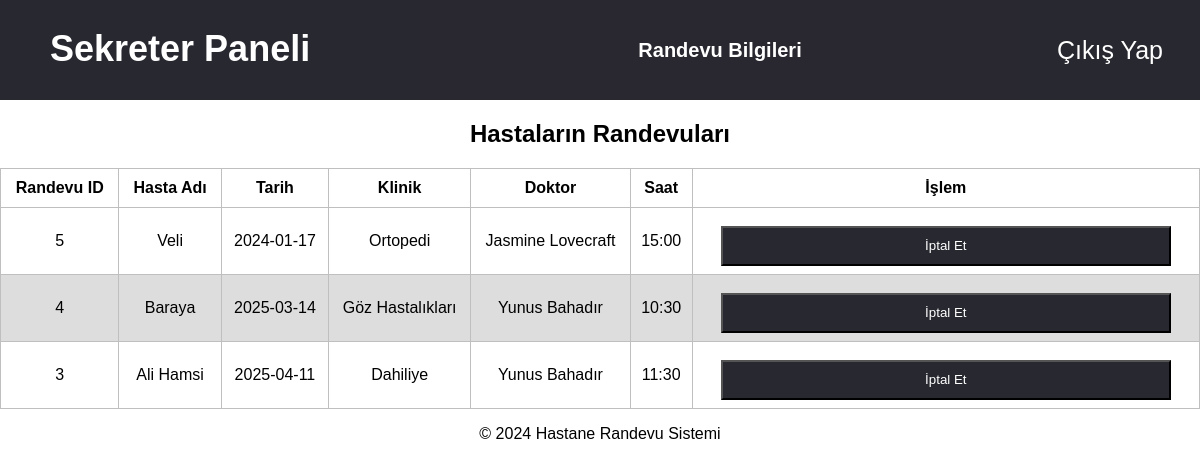
Screenshot of /randevu.php with the database file from the repository.
### tables this page shows
CREATE TABLE `randevular` (
  `id` int(11) NOT NULL,
  `hasta_adi` varchar(100) DEFAULT NULL,
  `tarih` date DEFAULT NULL,
  `klinik` varchar(100) DEFAULT NULL,
  `doktor` varchar(100) DEFAULT NULL,
  `saat` varchar(10) DEFAULT NULL
);

### randevu.php (the view, shortened to what this page needs)
<?php include 'header.php'; ?>
<?php
include 'bagla.php';
?>
<!DOCTYPE html>
<html lang="tr">
<head>
    <link rel="stylesheet" href="style.css">
</head>
<body>
    <h2>Hastaların Randevuları</h2>
    <?php
    $stmt = $pdo->prepare("SELECT * FROM randevular ORDER BY tarih, saat");
    $stmt->execute();
    $randevular = $stmt->fetchAll(PDO::FETCH_ASSOC);
    if (count($randevular) > 0): ?>
        <table border="1" cellpadding="10" cellspacing="0">
            <thead>
                <tr>
                    <th>Randevu ID</th>
                    <th>Hasta Adı</th>
                    <th>Tarih</th>
                    <th>Klinik</th>
                    <th>Doktor</th>
                    <th>Saat</th>
                    <th>İşlem</th>
                </tr>
            </thead>
            <tbody>
                <?php foreach ($randevular as $randevu): ?>
                    <tr>
                        <td><?php echo htmlspecialchars($randevu['id']); ?></td>
                        <td><?php echo htmlspecialchars($randevu['hasta_adi']); ?></td>
                        <td><?php echo htmlspecialchars($randevu['tarih']); ?></td>
                        <td><?php echo htmlspecialchars($randevu['klinik']); ?></td>
                        <td><?php echo htmlspecialchars($randevu['doktor']); ?></td>
                        <td><?php echo htmlspecialchars($randevu['saat']); ?></td>
                        <td>
                        <form action="islem.php" method="post" style="display:inline;">
                            <button type="submit" name="randevu_iptal">İptal Et</button>
                        </form>
                        </td>
                    </tr>
                <?php endforeach; ?>
            </tbody>
        </table>
    <?php else: ?>
        <p>Henüz kayıtlı bir randevu bulunmamaktadır.</p>
    <?php endif; ?>
</body>
</html>
    <footer>
        <p>© 2024 Hastane Randevu Sistemi</p>
    </footer>

### header.php (shortened to what this page needs)
<!DOCTYPE html>
<html lang="tr">
<head>
    <link rel="stylesheet" href="style.css">
</head>
<body>
<div class="ust_bar">
    <a href="sekreter_panel.php"><h1>Sekreter Paneli</h1></a>
    <div class="menu">
        <a href="randevu.php"><h5>Randevu Bilgileri</h5></a>
    </div>
</div>
<a href="logout.php"><div class="cikis">
    Çıkış Yap
</div></a>
</body>
</html>

### style.css (style rules this page uses)
body { padding: 0; margin: 0; font-family: 'helvatica', sans-serif; text-align: center; background-clip: #ffffff; }
::placeholder { font: 25px; text-align: center; }
a { font-size: 18px; color: (100, 100, 100); }
.ust_bar { position: relative; width: 85%; height: 100px; left: 0; background: #282930; top: 0; }
.ust_bar h1 { position: absolute; left: 50px; line-height: 50px; color: white; }
.menu { position: absolute; width: 600px; height: 100px; background: #292830; right: 0; }
.menu h5 { position: relative; display: inline; padding: 50px; line-height: 100px; font-size: 20px; color: white; text-decoration: none; }
a { text-decoration: none; }
.cikis { position: absolute; width: 15%; height: 100px; background: #282930; right: 0; color: white; text-align: center; line-height: 100px; font-size: 25px; cursor: pointer; top: 0; }
select, #randevu_div input, button { position: relative; width: 450px; height: 40px; margin-top: 10px; background: #282930; color: white; cursor: pointer; }
table { font-family: Arial, Helvetica, sans-serif; border-collapse: collapse; width: 100%; }
td, tr { border: 1px solid #bfbfbf; text-align: center; padding: 8px; }
tr:nth-child(even) { background: #dddddd; }

### rows the page displays
randevular: id "5", hasta_adi "Veli", tarih "2024-01-17", klinik "Ortopedi", doktor "Jasmine Lovecraft", saat "15:00"
randevular: id "4", hasta_adi "Baraya", tarih "2025-03-14", klinik "Göz Hastalıkları", doktor "Yunus Bahadır", saat "10:30"
randevular: id "3", hasta_adi "Ali Hamsi", tarih "2025-04-11", klinik "Dahiliye", doktor "Yunus Bahadır", saat "11:30"
